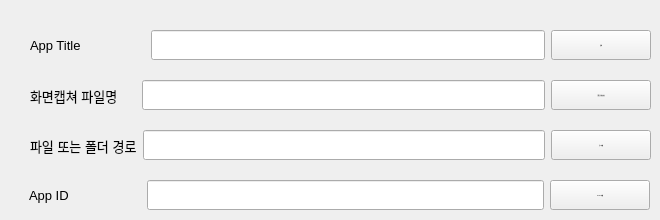
    <widget class="QWidget" name="appArea">
     <attribute name="title">
      <string>App 검색 및 디버깅 자료 추출</string>
     </attribute>
     <widget class="QWidget" name="horizontalLayoutWidget_7">
      <property name="geometry">
       <rect>
        <x>30</x>
        <y>130</y>
        <width>621</width>
        <height>31</height>
       </rect>
      </property>
      <property name="font">
       <font>
        <family>Arial</family>
        <pointsize>11</pointsize>
       </font>
      </property>
      <layout class="QHBoxLayout" name="horizontalLayout_6">
       <item>
        <widget class="QLabel" name="label_8">
         <property name="font">
          <font>
           <family>Arial</family>
           <pointsize>10</pointsize>
          </font>
         </property>
         <property name="text">
          <string>파일 또는 폴더 경로</string>
         </property>
        </widget>
       </item>
       <item>
        <widget class="QLineEdit" name="logFileNameEdit">
         <property name="maximumSize">
          <size>
           <width>16777215</width>
           <height>30</height>
          </size>
         </property>
         <property name="font">
          <font>
           <family>Arial</family>
           <pointsize>10</pointsize>
          </font>
         </property>
        </widget>
       </item>
       <item>
        <widget class="QPushButton" name="downloadButton">
         <property name="minimumSize">
          <size>
           <width>100</width>
           <height>20</height>
          </size>
         </property>
         <property name="maximumSize">
          <size>
           <width>100</width>
           <height>30</height>
          </size>
         </property>
         <property name="font">
          <font>
           <pointsize>-1</pointsize>
          </font>
         </property>
         <property name="text">
          <string>로그 추출</string>
         </property>
        </widget>
       </item>
      </layout>
     </widget>
     <widget class="QWidget" name="horizontalLayoutWidget_5">
      <property name="geometry">
       <rect>
        <x>30</x>
        <y>80</y>
        <width>621</width>
        <height>31</height>
       </rect>
      </property>
      <property name="font">
       <font>
        <family>Arial</family>
        <pointsize>11</pointsize>
       </font>
      </property>
      <layout class="QHBoxLayout" name="horizontalLayout_5">
       <item>
        <widget class="QLabel" name="label_7">
         <property name="font">
          <font>
           <family>Arial</family>
           <pointsize>10</pointsize>
          </font>
         </property>
         <property name="text">
          <string>화면캡쳐 파일명     </string>
         </property>
        </widget>
       </item>
       <item>
        <widget class="QLineEdit" name="fileNameEdit">
         <property name="maximumSize">
          <size>
           <width>16777215</width>
           <height>30</height>
          </size>
         </property>
         <property name="font">
          <font>
           <family>Arial</family>
           <pointsize>10</pointsize>
          </font>
         </property>
        </widget>
       </item>
       <item>
        <widget class="QPushButton" name="captureButton">
         <property name="minimumSize">
          <size>
           <width>100</width>
           <height>20</height>
          </size>
         </property>
         <property name="maximumSize">
          <size>
           <width>100</width>
           <height>30</height>
          </size>
         </property>
         <property name="font">
          <font>
           <pointsize>-1</pointsize>
          </font>
         </property>
         <property name="text">
          <string>캡쳐 및 파일추출</string>
         </property>
        </widget>
       </item>
      </layout>
     </widget>
     <widget class="QWidget" name="horizontalLayoutWidget_4">
      <property name="geometry">
       <rect>
        <x>30</x>
        <y>30</y>
        <width>621</width>
        <height>31</height>
       </rect>
      </property>
      <property name="font">
       <font>
        <family>Arial</family>
        <pointsize>11</pointsize>
       </font>
      </property>
      <layout class="QHBoxLayout" name="horizontalLayout_4">
       <item>
        <widget class="QLabel" name="label_6">
         <property name="minimumSize">
          <size>
           <width>115</width>
           <height>0</height>
          </size>
         </property>
         <property name="font">
          <font>
           <family>Arial</family>
           <pointsize>10</pointsize>
          </font>
         </property>
         <property name="text">
          <string>App Title              </string>
         </property>
        </widget>
       </item>
       <item>
        <widget class="QLineEdit" name="appTitleEdit">
         <property name="maximumSize">
          <size>
           <width>16777215</width>
           <height>30</height>
          </size>
         </property>
         <property name="font">
          <font>
           <family>Arial</family>
           <pointsize>10</pointsize>
          </font>
         </property>
        </widget>
       </item>
       <item>
        <widget class="QPushButton" name="searchButton">
         <property name="minimumSize">
          <size>
           <width>100</width>
           <height>20</height>
          </size>
         </property>
         <property name="maximumSize">
          <size>
           <width>100</width>
           <height>30</height>
          </size>
         </property>
         <property name="font">
          <font>
           <pointsize>-1</pointsize>
          </font>
         </property>
         <property name="text">
          <string>검색</string>
         </property>
        </widget>
       </item>
      </layout>
     </widget>
     <widget class="QWidget" name="horizontalLayoutWidget_15">
      <property name="geometry">
       <rect>
        <x>29</x>
        <y>180</y>
        <width>621</width>
        <height>31</height>
       </rect>
      </property>
      <property name="font">
       <font>
        <family>Arial</family>
        <pointsize>11</pointsize>
       </font>
      </property>
      <layout class="QHBoxLayout" name="horizontalLayout_11">
       <item>
        <widget class="QLabel" name="label_20">
         <property name="font">
          <font>
           <family>Arial</family>
           <pointsize>10</pointsize>
          </font>
         </property>
         <property name="text">
          <string>App ID                    </string>
         </property>
        </widget>
       </item>
       <item>
        <widget class="QLineEdit" name="appIdEdit">
         <property name="maximumSize">
          <size>
           <width>16777215</width>
           <height>30</height>
          </size>
         </property>
         <property name="font">
          <font>
           <family>Arial</family>
           <pointsize>10</pointsize>
          </font>
         </property>
        </widget>
       </item>
       <item>
        <widget class="QPushButton" name="appInfoDownloadButton">
         <property name="minimumSize">
          <size>
           <width>100</width>
           <height>20</height>
          </size>
         </property>
         <property name="maximumSize">
          <size>
           <width>100</width>
           <height>30</height>
          </size>
         </property>
         <property name="font">
          <font>
           <pointsize>-1</pointsize>
          </font>
         </property>
         <property name="text">
          <string>App Info. 추출</string>
         </property>
        </widget>
       </item>
      </layout>
     </widget>
    </widget>
